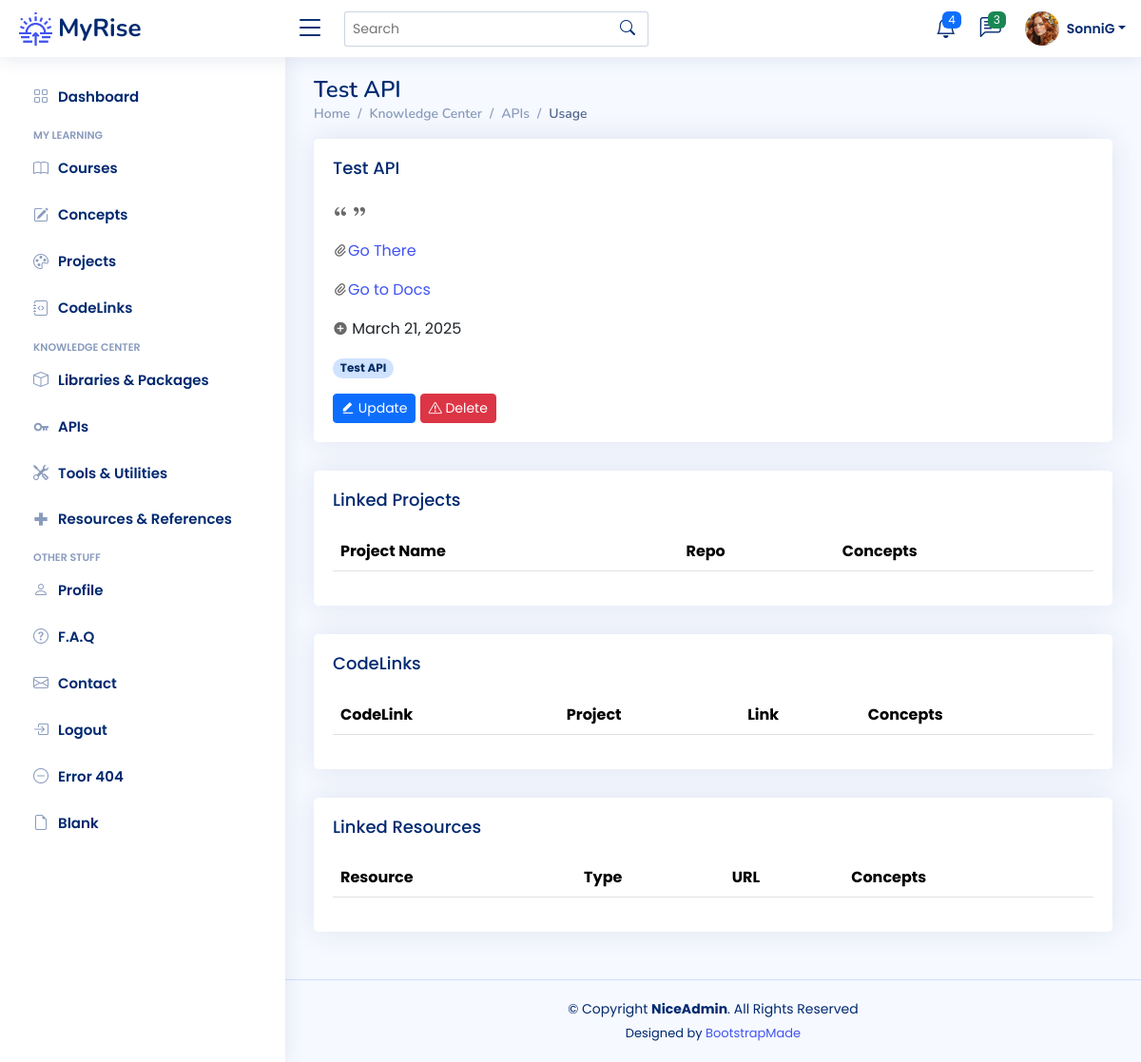
The page /apis/1 (signed in) on the database its author committed.
### app/models.py (models this page shows)
class User(UserMixin, db.Model):
    __tablename__ = "users"
    id: Mapped[int] = mapped_column(Integer, primary_key=True)
    email: Mapped[str] = mapped_column(String(100), unique=True)
    password: Mapped[str] = mapped_column(String(250))
    name: Mapped[str] = mapped_column(String(1000))
    display_name: Mapped[str] = mapped_column(String(1000))
    last_called_repos: Mapped[Optional[datetime.datetime]] = mapped_column(DateTime())
    latest_etag_repos: Mapped[str] = mapped_column(String(250), nullable=True)
    projects: Mapped[List["Project"]] = relationship(back_populates="user")
    events: Mapped[List["Event"]] = relationship(back_populates="user")
    courses: Mapped[List["Course"]] = relationship(back_populates="user")
    libraries: Mapped[List["Library"]] = relationship(back_populates="user")
    apis: Mapped[List["API"]] = relationship(back_populates="user")
    tools: Mapped[List["Tool"]] = relationship(back_populates="user")
    resources: Mapped[List["Resource"]] = relationship(back_populates="user")
    repos: Mapped[List["Repository"]] = relationship(back_populates="user")
    codelinks: Mapped[List["CodeLink"]] = relationship(back_populates="user")
    concepts: Mapped[List["Concept"]] = relationship('Concept', secondary=user_concept, backref='user')

class API(db.Model):
    __tablename__ = "apis"
    id: Mapped[int] = mapped_column(Integer, primary_key=True)
    name: Mapped[str] = mapped_column(String(100), nullable=False)
    description: Mapped[str] = mapped_column(Text, nullable=True)
    url: Mapped[str] = mapped_column(String(250), nullable=True)
    doc_link: Mapped[str] = mapped_column(String(250), nullable=True)
    requires_login: Mapped[bool] = mapped_column(Boolean, nullable=True)
    date_added: Mapped[datetime.date] = mapped_column(Date, nullable=False)
    concepts: Mapped[List["Concept"]] = relationship('Concept', secondary=api_concept, backref='apis')
    user_id: Mapped[int] = mapped_column(Integer, ForeignKey(User.id), index=True)
    user: Mapped["User"] = relationship(back_populates="apis")

class Concept(db.Model):
    __tablename__ = "concepts"
    id: Mapped[int] = mapped_column(Integer, primary_key=True)
    concept_term: Mapped[str] = mapped_column(String(50), nullable=False)
    category: Mapped[str] = mapped_column(String(100), nullable=True)
    description: Mapped[str] = mapped_column(Text, nullable=True)
    date_added: Mapped[datetime.date] = mapped_column(Date, nullable=False)

### app/routes.py (the view)
@app.route('/apis/<int:num>')
@login_required
def api_detail(num):
    target_api = db.session.execute(db.select(API).where(API.id == num)).scalar()
    api_concept = Concept.query.filter(func.lower(Concept.concept_term) == func.lower(target_api.name)).first()
    projects = [project for project in api_concept.projects]
    codelinks = [codelink for codelink in api_concept.codelinks]
    resources = [resource for resource in api_concept.resources]
    return render_template('api-detail.html',
                           api=target_api,
                           projects=projects,
                           codelinks=codelinks,
                           resources=resources,
                           resource_badge=resource_categories,
                           concept_badge=concept_categories)

### app/models.py (called while the page is built)
@login_manager.user_loader
def load_user(user_id):
    return db.get_or_404(User, user_id)

### app/templates/api-detail.html (shortened to what this page needs)
{% extends 'base.html' %}
{% from 'bootstrap5/form.html' import render_form %}
{% block content %}
<main id="main" class="main">
	<div class="pagetitle">
		<h1>{{ api.name }}</h1>
		<nav>
			<ol class="breadcrumb">
				<li class="breadcrumb-item"><a href="index.html">Home</a></li>
				<li class="breadcrumb-item">Knowledge Center</li>
				<li class="breadcrumb-item"><a href="{{ url_for('apis_page') }}">APIs</a></li>
				<li class="breadcrumb-item active">Usage</li>
			</ol>
		</nav>
	</div>
	<div class="card">
		<div class="card-body">
			<h5 class="card-title">{{ api.name }}</h5>
			<p><i class="ri-double-quotes-l" style="color: dimgrey"> </i> {{ api.description }} <i
					class="ri-double-quotes-r" style="color: dimgrey"></i></p>
			<p><i class="ri-attachment-2" style="color: dimgrey"></i><a href="{{ api.url }}" target="_blank">Go There</a></p>
			<p><i class="ri-attachment-2" style="color: dimgrey"></i><a href="{{ api.doc_link }}" target="_blank">Go to Docs</a></p>
			<p><i class="ri-add-circle-fill" style="color: dimgrey"></i> {{ api.date_added.strftime("%B %d, %Y") }}</p>
			<p>{% for concept in api.concepts %} <a href="{{ url_for('concept_detail', num=concept.id) }}"> <span
					class="badge rounded-pill bg-primary-subtle text-primary-emphasis"> {{ concept.concept_term }} </span></a>
				{% endfor %}</p>
			<a href="{{ url_for('update_api', num=api.id) }}">
				<button type="button" class="btn btn-primary btn-sm"><i class="ri-edit-fill"></i> Update
				</button>
			</a>
			<a href="{{ url_for('delete_api', num=api.id) }}">
				<button type="button" class="btn btn-danger btn-sm"><i class="bi bi-exclamation-triangle"></i> Delete
				</button>
			</a>
		</div>
	</div>
	<div class="card">
		<div class="card-body">
			<h5 class="card-title">Linked Projects</h5>
			{% include '_projects.html' %}
		</div>
	</div>
	<div class="card">
		<div class="card-body">
			<h5 class="card-title">CodeLinks</h5>
			{% include '_codelinks.html' %}
		</div>
	</div>
	<div class="card">
		<div class="card-body">
			<h5 class="card-title">Linked Resources</h5>
			{% include '_resources.html' %}
		</div>
	</div>
</main>
{% endblock %}

### app/templates/heading.html (shortened to what this page needs)
{% from 'bootstrap5/nav.html' import render_nav_item %}
{% from 'bootstrap5/form.html' import render_form %}
  <header id="header" class="header fixed-top d-flex align-items-center">
    <div class="d-flex align-items-center justify-content-between">
      <a href="{{ url_for('home') }}" class="logo d-flex align-items-center">
        <img src="{{ url_for('static', filename='img/logo.png') }}" alt="sun-rise">
        <span class="d-none d-lg-block">MyRise</span>
      </a>
      <i class="bi bi-list toggle-sidebar-btn"></i>
    </div>
    <div class="search-bar">
      <form class="search-form d-flex align-items-center" method="POST" action="#">
        <input type="text" name="query" placeholder="Search" title="Enter search keyword">
        <button type="submit" title="Search"><i class="bi bi-search"></i></button>
      </form>
    </div>
    <nav class="header-nav ms-auto">
      <ul class="d-flex align-items-center">
        <li class="nav-item dropdown">
          <a class="nav-link nav-icon" href="#" data-bs-toggle="dropdown">
            <i class="bi bi-bell"></i>
            <span class="badge bg-primary badge-number">4</span>
          </a>
        </li>
        <li class="nav-item dropdown">
          <a class="nav-link nav-icon" href="#" data-bs-toggle="dropdown">
            <i class="bi bi-chat-left-text"></i>
            <span class="badge bg-success badge-number">3</span>
          </a>
        </li>
        <li class="nav-item dropdown pe-3">
          <a class="nav-link nav-profile d-flex align-items-center pe-0" href="#" data-bs-toggle="dropdown">
            <img src="{{ url_for('static', filename='img/profile-img.png') }}" alt="Profile" class="rounded-circle">
            <span class="d-none d-md-block dropdown-toggle ps-2">{{ current_user.display_name }}</span>
          </a>
        </li>
      </ul>
    </nav>
  </header>
  <aside id="sidebar" class="sidebar">
    <ul class="sidebar-nav" id="sidebar-nav">
      <li class="nav-item">
        <a class="nav-link collapsed" href="{{ url_for('home') }}">
          <i class="bi bi-grid"></i>
          <span>Dashboard</span>
        </a>
      </li>
<li class="nav-heading">My Learning</li>
	  <li class="nav-item">
        <a class="nav-link collapsed" href="{{ url_for('courses_page') }}">
          <i class="bi bi-book"></i>
          <span>Courses</span>
        </a>
      </li>
	  <li class="nav-item">
        <a class="nav-link collapsed" href="{{ url_for('concepts_page') }}">
          <i class="bi bi-pencil-square"></i>
          <span>Concepts</span>
        </a>
      </li>
	  <li class="nav-item">
        <a class="nav-link collapsed" href="{{ url_for('projects_page') }}">
          <i class="bi bi-palette"></i>
          <span>Projects</span>
        </a>
      </li>
	  <li class="nav-item">
        <a class="nav-link collapsed" href="{{ url_for('codelinks_page') }}">
          <i class="bi bi-journal-code"></i>
          <span>CodeLinks</span>
        </a>
      </li>
<li class="nav-heading">Knowledge Center</li>
	  <li class="nav-item">
        <a class="nav-link collapsed" href="{{ url_for('libraries_page') }}">
          <i class="bi bi-box"></i>
          <span>Libraries & Packages</span>
        </a>
      </li>
	  <li class="nav-item">
        <a class="nav-link collapsed" href="{{ url_for('apis_page') }}">
          <i class="ri-key-line"></i>
          <span>APIs</span>
        </a>
      </li>
	  <li class="nav-item">
        <a class="nav-link collapsed" href="{{ url_for('tools_page') }}">
          <i class="bi bi-tools"></i>
          <span>Tools & Utilities</span>
        </a>
      </li>
	  <li class="nav-item">
        <a class="nav-link collapsed" href="{{ url_for('resources_page') }}">
          <i class="bx bx-plus-medical"></i>
          <span>Resources & References</span>
        </a>
      </li>
	<li class="nav-heading">Other Stuff</li>
      <li class="nav-item">
        <a class="nav-link collapsed" href="{{ url_for('profile') }}">
          <i class="bi bi-person"></i>
          <span>Profile</span>
        </a>
      </li>
      <li class="nav-item">
        <a class="nav-link collapsed" href="{{ url_for('faq') }}">
          <i class="bi bi-question-circle"></i>
          <span>F.A.Q</span>
        </a>
	  </li>
      <li class="nav-item">
        <a class="nav-link collapsed" href="{{ url_for('contact') }}">
          <i class="bi bi-envelope"></i>
          <span>Contact</span>
        </a>
      </li>
	{% if not current_user.is_authenticated %}
      <li class="nav-item">
        <a class="nav-link collapsed" href="{{ url_for('register') }}">
          <i class="bi bi-card-list"></i>
          <span>Register</span>
        </a>
      </li>
      <li class="nav-item">
        <a class="nav-link collapsed" href="{{ url_for('login') }}">
          <i class="bi bi-box-arrow-in-right"></i>
          <span>Login</span>
        </a>
      </li>
	{% else %}
		<li class="nav-item">
        <a class="nav-link collapsed" href="{{ url_for('logout') }}">
          <i class="bi bi-box-arrow-in-right"></i>
          <span>Logout</span>
        </a>
      </li>
	{% endif %}
      <li class="nav-item">
        <a class="nav-link collapsed" href="pages-error-404.html">
          <i class="bi bi-dash-circle"></i>
          <span>Error 404</span>
        </a>
      </li>
      <li class="nav-item">
        <a class="nav-link collapsed" href="pages-blank.html">
          <i class="bi bi-file-earmark"></i>
          <span>Blank</span>
        </a>
      </li>
    </ul>
  </aside>

### app/static/css/style.css (style rules this page uses)
:root { scroll-behavior: smooth; }
body { font-family: "Poppins", sans-serif; background: #f6f9ff; color: #444444; }
a { color: #4154f1; text-decoration: none; }
h1, h2, h3, h4, h5, h6 { font-family: "Nunito", sans-serif; }
#main { margin-top: 60px; padding: 20px 30px; transition: all 0.3s; }
.pagetitle { margin-bottom: 10px; }
.pagetitle h1 { font-size: 24px; margin-bottom: 0; font-weight: 600; color: #012970; }
.card { margin-bottom: 30px; border: none; border-radius: 5px; box-shadow: 0px 0 30px rgba(1, 41, 112, 0.1); }
.card-title { padding: 20px 0 15px 0; font-size: 18px; font-weight: 500; color: #012970; font-family: "Poppins", sans-serif; }
.card-body { padding: 0 20px 20px 20px; }
.breadcrumb { font-size: 14px; font-family: "Nunito", sans-serif; color: #899bbd; font-weight: 600; }
.breadcrumb a { color: #899bbd; transition: 0.3s; }
.breadcrumb .breadcrumb-item::before { color: #899bbd; }
.breadcrumb .active { color: #51678f; font-weight: 600; }
.logo { line-height: 1; }
@media (min-width: 1200px) { .logo { width: 280px; } }
.logo img { max-height: 35px; margin-right: 6px; }
.logo span { font-size: 26px; font-weight: 700; color: #012970; font-family: "Nunito", sans-serif; }
.header { transition: all 0.5s; z-index: 997; height: 60px; box-shadow: 0px 2px 20px rgba(1, 41, 112, 0.1); background-color: #fff; padding-left: 20px; }
.header .toggle-sidebar-btn { font-size: 32px; padding-left: 10px; cursor: pointer; color: #012970; }
.header .search-bar { min-width: 360px; padding: 0 20px; }
.header .search-form { width: 100%; }
.header .search-form input { border: 0; font-size: 14px; color: #012970; border: 1px solid rgba(1, 41, 112, 0.2); padding: 7px 38px 7px 8px; border-radius: 3px; transition: 0.3s; width: 100%; }
.header .search-form button { border: 0; padding: 0; margin-left: -30px; background: none; }
.header .search-form button i { color: #012970; }
.header-nav ul { list-style: none; }
.header-nav>ul { margin: 0; padding: 0; }
.header-nav .nav-icon { font-size: 22px; color: #012970; margin-right: 25px; position: relative; }
.header-nav .nav-profile { color: #012970; }
.header-nav .nav-profile img { max-height: 36px; }
.header-nav .nav-profile span { font-size: 14px; font-weight: 600; }
.header-nav .badge-number { position: absolute; inset: -2px -5px auto auto; font-weight: normal; font-size: 12px; padding: 3px 6px; }
.sidebar { position: fixed; top: 60px; left: 0; bottom: 0; width: 300px; z-index: 996; transition: all 0.3s; padding: 20px; overflow-y: auto; scrollbar-width: thin; scrollbar-color: #aab7cf transparent; box-shadow: 0px 0px 20px rgba(1, 41, 112, 0.1); background-color: #fff; }
@media (min-width: 1200px) { #main, #footer { margin-left: 300px; } }
.sidebar-nav { padding: 0; margin: 0; list-style: none; }
.sidebar-nav li { padding: 0; margin: 0; list-style: none; }
.sidebar-nav .nav-item { margin-bottom: 5px; }
.sidebar-nav .nav-heading { font-size: 11px; text-transform: uppercase; color: #899bbd; font-weight: 600; margin: 10px 0 5px 15px; }
.sidebar-nav .nav-link { display: flex; align-items: center; font-size: 15px; font-weight: 600; color: #4154f1; transition: 0.3; background: #f6f9ff; padding: 10px 15px; border-radius: 4px; }
.sidebar-nav .nav-link i { font-size: 16px; margin-right: 10px; color: #4154f1; }
.sidebar-nav .nav-link.collapsed { color: #012970; background: #fff; }
.sidebar-nav .nav-link.collapsed i { color: #899bbd; }

### rows shown on the page
User: display_name "SonniG"
API: name "Test API", date_added "March 21, 2025"
Concept: concept_term "Test API"
